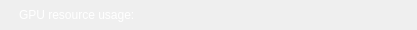
<?xml version="1.0" encoding="UTF-8"?>
<ui version="4.0">
 <class>rgResourceUsageView</class>
 <widget class="QWidget" name="rgResourceUsageView">
  <property name="geometry">
   <rect>
    <x>0</x>
    <y>0</y>
    <width>417</width>
    <height>30</height>
   </rect>
  </property>
  <property name="sizePolicy">
   <sizepolicy hsizetype="Preferred" vsizetype="Preferred">
    <horstretch>0</horstretch>
    <verstretch>0</verstretch>
   </sizepolicy>
  </property>
  <property name="maximumSize">
   <size>
    <width>16777215</width>
    <height>40</height>
   </size>
  </property>
  <property name="windowTitle">
   <string>Form</string>
  </property>
  <layout class="QVBoxLayout" name="verticalLayout" stretch="0">
   <property name="spacing">
    <number>0</number>
   </property>
   <property name="leftMargin">
    <number>0</number>
   </property>
   <property name="topMargin">
    <number>0</number>
   </property>
   <property name="rightMargin">
    <number>0</number>
   </property>
   <property name="bottomMargin">
    <number>0</number>
   </property>
   <item>
    <layout class="QHBoxLayout" name="horizontalLayout">
     <property name="spacing">
      <number>0</number>
     </property>
     <property name="leftMargin">
      <number>0</number>
     </property>
     <item>
      <widget class="QFrame" name="viewTitlebar">
       <property name="minimumSize">
        <size>
         <width>40</width>
         <height>28</height>
        </size>
       </property>
       <property name="maximumSize">
        <size>
         <width>16777215</width>
         <height>28</height>
        </size>
       </property>
       <property name="styleSheet">
        <string notr="true">border: none;</string>
       </property>
       <layout class="QHBoxLayout" name="horizontalLayout_2">
        <property name="spacing">
         <number>6</number>
        </property>
        <property name="leftMargin">
         <number>6</number>
        </property>
        <property name="topMargin">
         <number>5</number>
        </property>
        <property name="rightMargin">
         <number>6</number>
        </property>
        <property name="bottomMargin">
         <number>5</number>
        </property>
        <item>
         <widget class="QLabel" name="warningLabel">
          <property name="maximumSize">
           <size>
            <width>16</width>
            <height>16</height>
           </size>
          </property>
          <property name="text">
           <string/>
          </property>
          <property name="pixmap">
           <pixmap resource="../res/RadeonGPUAnalyzerGUI.qrc">:/icons/correlationWarningIcon.svg</pixmap>
          </property>
          <property name="scaledContents">
           <bool>true</bool>
          </property>
         </widget>
        </item>
        <item>
         <widget class="QLabel" name="resourceUsageHeaderLabel">
          <property name="styleSheet">
           <string notr="true">color: rgb(255, 255, 255);</string>
          </property>
          <property name="text">
           <string>GPU resource usage: </string>
          </property>
         </widget>
        </item>
        <item>
         <spacer name="horizontalSpacer">
          <property name="orientation">
           <enum>Qt::Horizontal</enum>
          </property>
          <property name="sizeHint" stdset="0">
           <size>
            <width>40</width>
            <height>20</height>
           </size>
          </property>
         </spacer>
        </item>
       </layout>
      </widget>
     </item>
    </layout>
   </item>
  </layout>
 </widget>
 <resources/>
 <connections/>
</ui>
